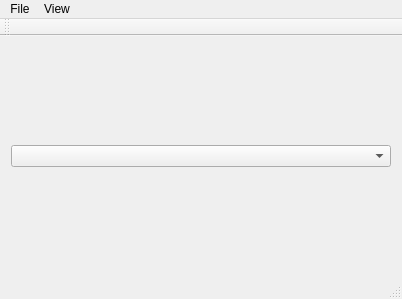
<?xml version="1.0" encoding="UTF-8"?>
<ui version="4.0">
 <class>ViewerApp</class>
 <widget class="QMainWindow" name="ViewerApp">
  <property name="geometry">
   <rect>
    <x>0</x>
    <y>0</y>
    <width>402</width>
    <height>299</height>
   </rect>
  </property>
  <property name="windowTitle">
   <string>ViewerApp</string>
  </property>
  <widget class="QWidget" name="centralWidget">
   <property name="sizePolicy">
    <sizepolicy hsizetype="Ignored" vsizetype="Ignored">
     <horstretch>0</horstretch>
     <verstretch>0</verstretch>
    </sizepolicy>
   </property>
   <layout class="QVBoxLayout" name="verticalLayout">
    <item>
     <widget class="QComboBox" name="select_palette_combo_box"/>
    </item>
   </layout>
  </widget>
  <widget class="QMenuBar" name="menuBar">
   <property name="geometry">
    <rect>
     <x>0</x>
     <y>0</y>
     <width>402</width>
     <height>21</height>
    </rect>
   </property>
   <widget class="QMenu" name="menuOpen_Image">
    <property name="title">
     <string>File</string>
    </property>
    <addaction name="actionOpen_Image"/>
    <addaction name="actionSave_image"/>
    <addaction name="actionOpen_interior"/>
    <addaction name="actionExport_all_interiors"/>
    <addaction name="actionExport_all_used_textures"/>
    <addaction name="separator"/>
    <addaction name="actionExit"/>
   </widget>
   <widget class="QMenu" name="menuView">
    <property name="title">
     <string>View</string>
    </property>
    <addaction name="actionZoom_In"/>
    <addaction name="actionZoom_Out"/>
    <addaction name="actionNormal_Size"/>
    <addaction name="separator"/>
    <addaction name="actionFit_to_Window"/>
    <addaction name="separator"/>
    <addaction name="actionNext"/>
    <addaction name="actionPrevious"/>
   </widget>
   <addaction name="menuOpen_Image"/>
   <addaction name="menuView"/>
  </widget>
  <widget class="QToolBar" name="mainToolBar">
   <attribute name="toolBarArea">
    <enum>TopToolBarArea</enum>
   </attribute>
   <attribute name="toolBarBreak">
    <bool>false</bool>
   </attribute>
  </widget>
  <widget class="QStatusBar" name="statusBar"/>
  <action name="actionOpen_Image">
   <property name="enabled">
    <bool>false</bool>
   </property>
   <property name="text">
    <string>Open image...</string>
   </property>
   <property name="shortcut">
    <string>Ctrl+O</string>
   </property>
  </action>
  <action name="actionExit">
   <property name="text">
    <string>Exit</string>
   </property>
   <property name="shortcut">
    <string>Ctrl+Q</string>
   </property>
  </action>
  <action name="actionOpen_interior">
   <property name="text">
    <string>Open interior...</string>
   </property>
   <property name="shortcut">
    <string>Ctrl+T</string>
   </property>
  </action>
  <action name="actionExport_all_used_textures">
   <property name="text">
    <string>Export all used textures</string>
   </property>
   <property name="shortcut">
    <string>Ctrl+E</string>
   </property>
  </action>
  <action name="actionSave_image">
   <property name="enabled">
    <bool>false</bool>
   </property>
   <property name="text">
    <string>Save image</string>
   </property>
   <property name="shortcut">
    <string>Ctrl+S</string>
   </property>
  </action>
  <action name="actionExport_all_interiors">
   <property name="text">
    <string>Export all interiors...</string>
   </property>
  </action>
  <action name="actionZoom_In">
   <property name="enabled">
    <bool>false</bool>
   </property>
   <property name="text">
    <string>Zoom In</string>
   </property>
   <property name="shortcut">
    <string>Ctrl++</string>
   </property>
  </action>
  <action name="actionZoom_Out">
   <property name="enabled">
    <bool>false</bool>
   </property>
   <property name="text">
    <string>Zoom Out</string>
   </property>
   <property name="shortcut">
    <string>Ctrl+-</string>
   </property>
  </action>
  <action name="actionNormal_Size">
   <property name="enabled">
    <bool>false</bool>
   </property>
   <property name="text">
    <string>Normal Size</string>
   </property>
   <property name="shortcut">
    <string>Ctrl+N</string>
   </property>
  </action>
  <action name="actionFit_to_Window">
   <property name="checkable">
    <bool>true</bool>
   </property>
   <property name="enabled">
    <bool>false</bool>
   </property>
   <property name="text">
    <string>Fit to Window</string>
   </property>
   <property name="shortcut">
    <string>Ctrl+W</string>
   </property>
  </action>
  <action name="actionNext">
   <property name="text">
    <string>Next</string>
   </property>
   <property name="shortcut">
    <string>Right</string>
   </property>
  </action>
  <action name="actionPrevious">
   <property name="text">
    <string>Previous</string>
   </property>
   <property name="shortcut">
    <string>Left</string>
   </property>
  </action>
 </widget>
 <layoutdefault spacing="6" margin="11"/>
 <resources/>
 <connections/>
</ui>
